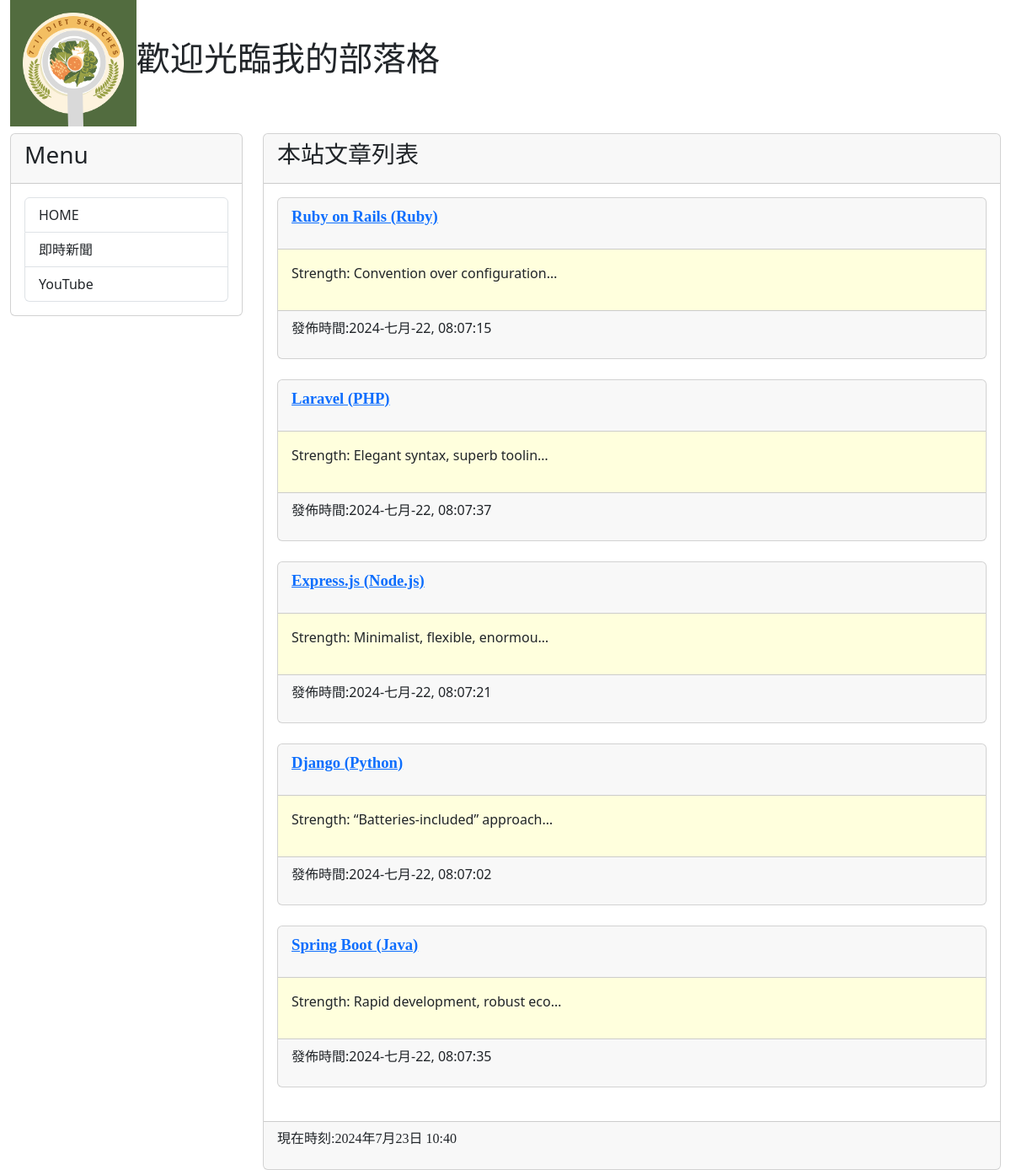
The app's page /, older data.
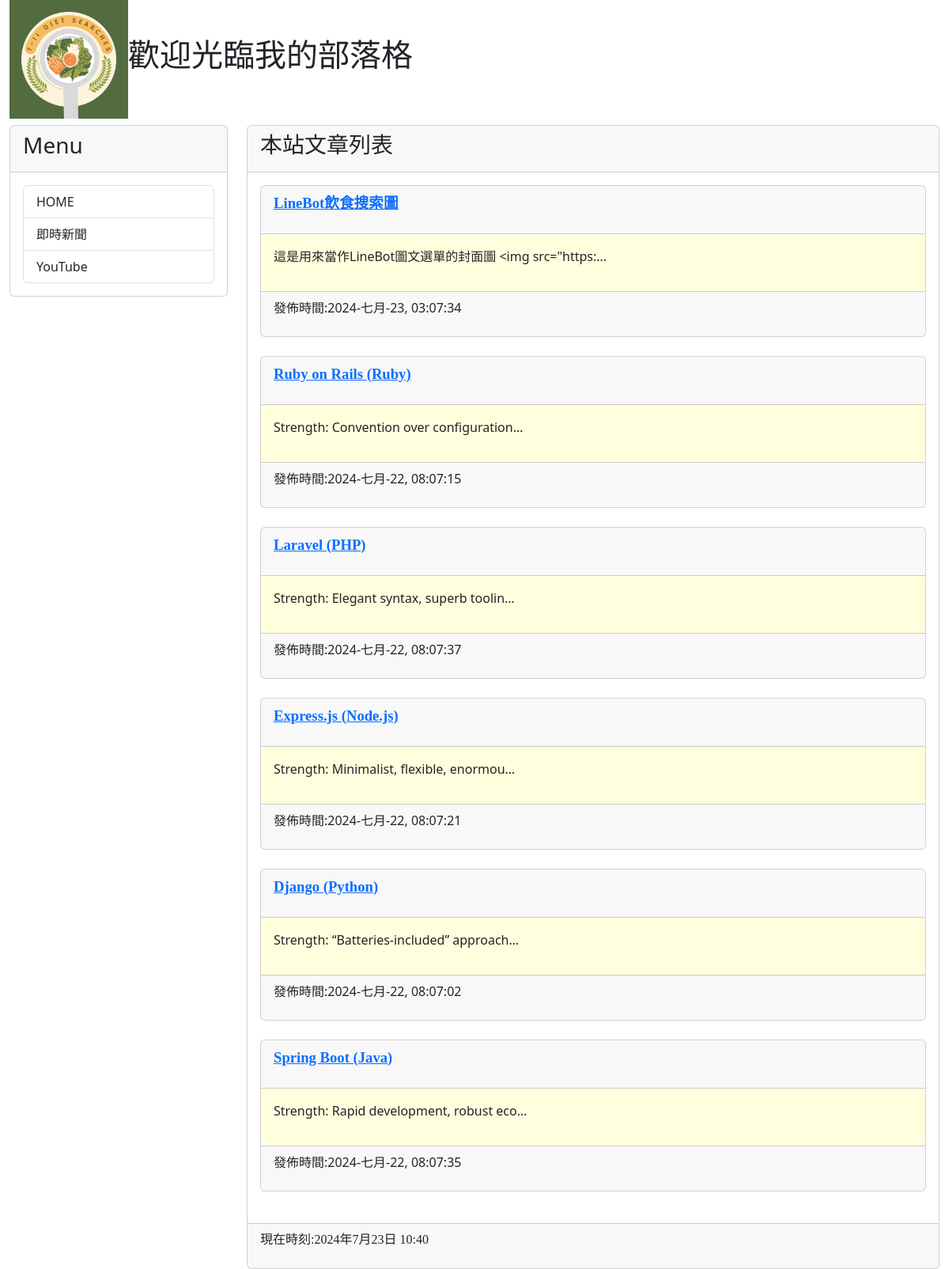
The same page, newer data.
### mysite/models.py (models this page shows, shortened)
class Post(models.Model):
    title = models.CharField(max_length=200)
    slug = models.CharField(max_length=200)
    body = models.TextField()
    pub_date = models.DateTimeField(auto_now_add=True)
    class Meta:
        ordering = ("-pub_date",)

### mysite/views.py (the view)
# urls.py: path("", homepage),
def homepage(request):
    posts = Post.objects.all()
    now = datetime.now()
    return render(request, "index.html", locals())

### templates/index.html (shortened to what this page needs)
{% extends 'base.html' %}
{% block headmessage %}
    <h3 style="font-family: 標楷體;">本站文章列表</h3>
{% endblock %}
{% block content %}
    {% for post in posts %}
    <div class="card">
        <div class="card-header">
            <p style="font-family: 微軟正黑體;font-size: 14pt;font-weight: bold;">
                <a href="/post/{{post.slug}}">{{ post.title }}</a>
            </p>
        </div>
        <div class="card-body" style="background-color: #ffffdd;">
            <p>
                {{ post.body | truncatechars:40 }}
            </p>
        </div>
        <div class="card-footer">
            <p>
                發佈時間:{{ post.pub_date | date:"Y-M-d, h:m:s" }}
            </p>
        </div>
    </div>
    <br>
    {% endfor %}
{% endblock %}

### templates/base.html (shortened to what this page needs)
<!DOCTYPE html>
<html>
<head>
    <link href="https://cdn.jsdelivr.net/npm/bootstrap@5.3.3/dist/css/bootstrap.min.css" rel="stylesheet">
</head>
<body>
    <div class="container-fluid">
        {% include 'header.html' %}
        <div class="row">
            <div class="col-sm-3 col-md-3">
                <div class="card">
                    <div class="card-header">
                        <h3>Menu</h3>
                    </div>
                    <div class="card-body">
                        <div class="list-group">
              <a href="/" class="list-group-item">HOME</a>
              <a href="https://www.google.com/news" class="list-group-item">即時新聞</a>
              <a href="https://youtube.com/" class="list-group-item">YouTube</a>
                        </div>
                    </div>
                </div>
            </div>
            <div class="col-sm-9 col-md-9">
                <div class="card">
                    <div class="card-header">
                        {% block headmessage %} {% endblock %}
                    </div>
                    <div class="card-body">
                        {% block content %} {% endblock %}
                    </div>
                    <div class="card-footer">
                        {% include 'footer.html' %}
                    </div>
                </div>
            </div>
        </div>
    </div>
</body>
</html>

### templates/header.html
{% load static %}
<h1 style="font-family: 微軟正黑體;"><img src="{% static 'images/logo.png' %}" width="150">歡迎光臨我的部落格</h1>

### templates/footer.html
{% block footer %}
    {% if now %}
    <p style="font-family: 微軟正黑體;">現在時刻:{{ now }}</p>
    {% else %}
    <p style="font-family: 微軟正黑體;">本文內容取至網路，如有侵權請來信通知下架!</p>
    {% endif %}
{% endblock %}

Row changes from the older to the newer data that the page shows:
added Post: title "LineBot飲食搜索圖", body "這是用來當作LineBot圖文選單的封面圖 <img src=\"https:…", pub_date "2024-七月-23, 03:07:34"
